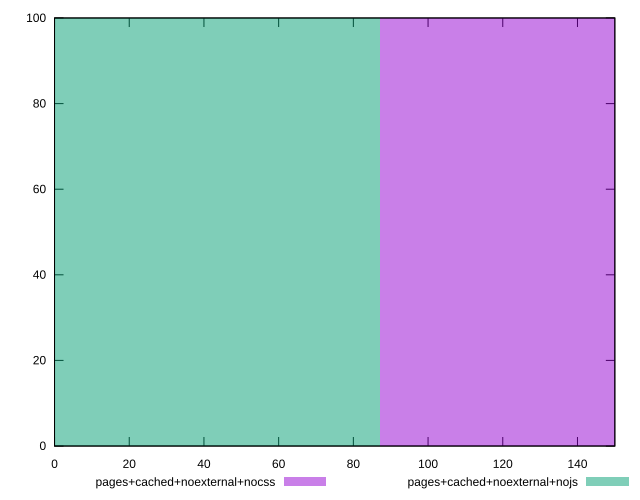

Write the gnuplot code that produced this figure.
reset

$pagesCachedNoexternalNocss <<EOF
174.50707449766352 100
EOF

$pagesCachedNoexternalNojs <<EOF
0 100
EOF

set key outside below
set boxwidth 174.50707449766352
set xrange [0:150]
set yrange [0:100]
set trange [0:100]
set style fill transparent solid 0.5 noborder
set terminal svg size 640, 500 enhanced background rgb 'white'
set output "report_00008_2021-01-22T20:58:29.167/unminified-javascript/comparison/histogram/9_vs_10.svg"

plot $pagesCachedNoexternalNocss title "pages+cached+noexternal+nocss" with boxes, \
     $pagesCachedNoexternalNojs title "pages+cached+noexternal+nojs" with boxes

reset
